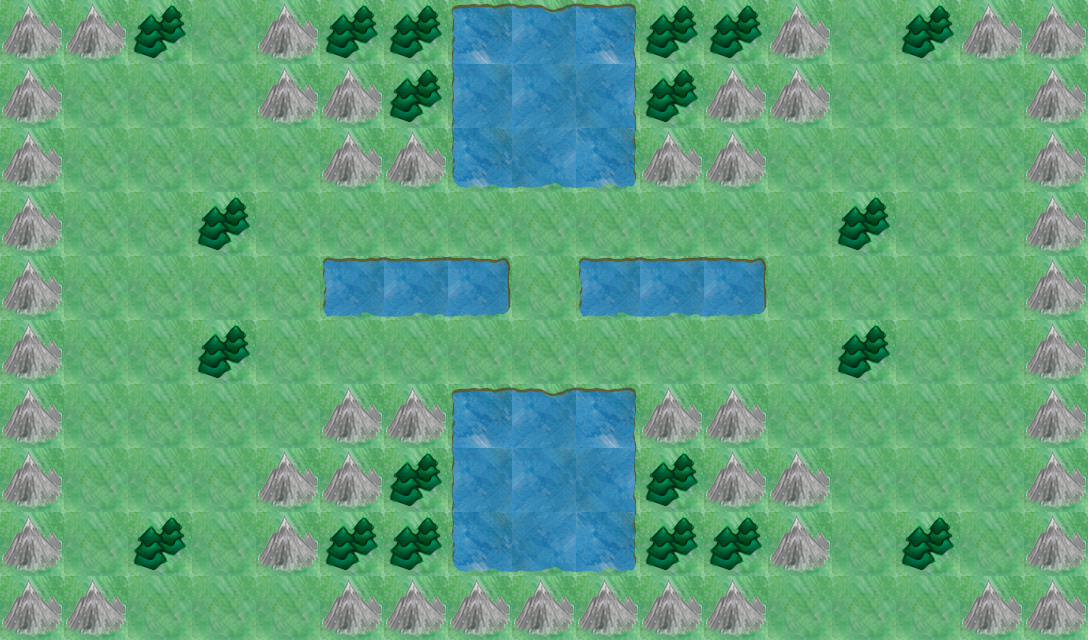

This game map was drawn from its Tiled (.tmx) file and the tilesets committed beside it. A one-line description and the trimmed map source follow:
An orthogonal 17x10 tile map with 64x64 px tiles, 1 tile layer (Background) and 33 objects.

<map version="1.0" orientation="orthogonal" width="17" height="10" tilewidth="64" tileheight="64">
 <tileset firstgid="1" name="TileLayer_background-hd" tilewidth="64" tileheight="64">
  <image source="TileLayer_background-hd.png" width="2048" height="2048" />
  <tile id="0">
   <properties>
    <property name="MovementCost" value="1" />
    <property name="TileType" value="Grass" />
    <property name="defensiveBonus" value="0" />
   </properties>
  </tile>
  <tile id="1">
   <properties>
    <property name="MovementCost" value="2" />
    <property name="TileType" value="Mountain" />
    <property name="defensiveBonus" value="12" />
   </properties>
  </tile>
  <tile id="32">
   <properties>
    <property name="MovementCost" value="4" />
    <property name="TileType" value="River" />
    <property name="defensiveBonus" value="0" />
   </properties>
  </tile>
  <tile id="33">
   <properties>
    <property name="MovementCost" value="1" />
    <property name="TileType" value="Forest" />
    <property name="defensiveBonus" value="6" />
   </properties>
  </tile>
  <tile id="64">
   <properties>
    <property name="MovementCost" value="4" />
    <property name="TileType" value="River" />
    <property name="defensiveBonus" value="0" />
   </properties>
  </tile>
  <tile id="65">
   <properties>
    <property name="MovementCost" value="4" />
    <property name="TileType" value="River" />
    <property name="defensiveBonus" value="0" />
   </properties>
  </tile>
  <tile id="66">
   <properties>
    <property name="MovementCost" value="4" />
    <property name="TileType" value="River" />
    <property name="defensiveBonus" value="0" />
   </properties>
  </tile>
  <tile id="96">
   <properties>
    <property name="MovementCost" value="4" />
    <property name="TileType" value="River" />
    <property name="defensiveBonus" value="0" />
   </properties>
  </tile>
  <tile id="97">
   <properties>
    <property name="MovementCost" value="4" />
    <property name="TileType" value="River" />
    <property name="defensiveBonus" value="0" />
   </properties>
  </tile>
  <tile id="98">
   <properties>
    <property name="MovementCost" value="4" />
    <property name="TileType" value="River" />
    <property name="defensiveBonus" value="0" />
   </properties>
  </tile>
  <tile id="128">
   <properties>
    <property name="MovementCost" value="4" />
    <property name="TileType" value="River" />
    <property name="defensiveBonus" value="0" />
   </properties>
  </tile>
  <tile id="129">
   <properties>
    <property name="MovementCost" value="4" />
    <property name="TileType" value="River" />
    <property name="defensiveBonus" value="0" />
   </properties>
  </tile>
  <tile id="130">
   <properties>
    <property name="MovementCost" value="4" />
    <property name="TileType" value="River" />
    <property name="defensiveBonus" value="0" />
   </properties>
  </tile>
  <tile id="160">
   <properties>
    <property name="MovementCost" value="4" />
    <property name="TileType" value="River" />
    <property name="defensiveBonus" value="0" />
   </properties>
  </tile>
  <tile id="161">
   <properties>
    <property name="MovementCost" value="4" />
    <property name="TileType" value="River" />
    <property name="defensiveBonus" value="0" />
   </properties>
  </tile>
  <tile id="162">
   <properties>
    <property name="MovementCost" value="4" />
    <property name="TileType" value="River" />
    <property name="defensiveBonus" value="0" />
   </properties>
  </tile>
 </tileset>
 <layer name="Background" width="17" height="10">
  <data>[170 cells, 170 non-empty, 15 distinct tile ids]</data>
 </layer>
 <objectgroup name="Units_P1" width="17" height="10">
  <object x="256" y="256" width="64" height="64">
   <properties>
    <property name="Type" value="Priest" />
   </properties>
  </object>
  <object x="128" y="192" width="64" height="64">
   <properties>
    <property name="Type" value="BattleMage" />
   </properties>
  </object>
  <object x="320" y="64" width="64" height="64">
   <properties>
    <property name="Type" value="Scout" />
   </properties>
  </object>
  <object x="256" y="192" width="64" height="64">
   <properties>
    <property name="Type" value="Ranger" />
   </properties>
  </object>
  <object x="320" y="320" width="64" height="64">
   <properties>
    <property name="Type" value="Footman" />
   </properties>
  </object>
  <object x="320" y="192" width="64" height="64">
   <properties>
    <property name="Type" value="Footman" />
   </properties>
  </object>
  <object x="448" y="128" width="64" height="64">
   <properties>
    <property name="Type" value="Boat" />
   </properties>
  </object>
  <object x="256" y="320" width="64" height="64">
   <properties>
    <property name="Type" value="Ranger" />
   </properties>
  </object>
  <object x="128" y="320" width="64" height="64">
   <properties>
    <property name="Type" value="BattleMage" />
   </properties>
  </object>
  <object x="320" y="448" width="64" height="64">
   <properties>
    <property name="Type" value="Scout" />
   </properties>
  </object>
 </objectgroup>
 <objectgroup name="Units_P2" width="17" height="10">
  <object x="704" y="192" width="64" height="64">
   <properties>
    <property name="Type" value="Footman" />
   </properties>
  </object>
  <object x="704" y="320" width="64" height="64">
   <properties>
    <property name="Type" value="Footman" />
   </properties>
  </object>
  <object x="768" y="320" width="64" height="64">
   <properties>
    <property name="Type" value="Priest" />
   </properties>
  </object>
  <object x="704" y="64" width="64" height="64">
   <properties>
    <property name="Type" value="Scout" />
   </properties>
  </object>
  <object x="768" y="256" width="64" height="64">
   <properties>
    <property name="Type" value="Ranger" />
   </properties>
  </object>
  <object x="896" y="320" width="64" height="64">
   <properties>
    <property name="Type" value="BattleMage" />
   </properties>
  </object>
  <object x="576" y="384" width="64" height="64">
   <properties>
    <property name="Type" value="Boat" />
   </properties>
  </object>
  <object x="704" y="448" width="64" height="64">
   <properties>
    <property name="Type" value="Scout" />
   </properties>
  </object>
  <object x="768" y="192" width="64" height="64">
   <properties>
    <property name="Type" value="Priest" />
   </properties>
  </object>
  <object x="896" y="192" width="64" height="64">
   <properties>
    <property name="Type" value="BattleMage" />
   </properties>
  </object>
 </objectgroup>
 <objectgroup name="Buildings_P1" width="17" height="10">
  <object x="64" y="192" width="64" height="128">
   <properties>
    <property name="Type" value="Castle" />
   </properties>
  </object>
  <object x="192" y="512" width="64" height="64">
   <properties>
    <property name="Type" value="Barracks" />
   </properties>
  </object>
  <object x="448" y="192" width="64" height="64">
   <properties>
    <property name="Type" value="Barracks" />
   </properties>
  </object>
  <object x="448" y="320" width="64" height="64">
   <properties>
    <property name="Type" value="Barracks" />
   </properties>
  </object>
  <object x="192" y="64" width="64" height="64">
   <properties>
    <property name="Type" value="Barracks" />
   </properties>
  </object>
 </objectgroup>
 <objectgroup name="Buildings_P2" width="17" height="10">
  <object x="960" y="192" width="64" height="128">
   <properties>
    <property name="Type" value="Castle" />
   </properties>
  </object>
  <object x="832" y="512" width="64" height="64">
   <properties>
    <property name="Type" value="Barracks" />
   </properties>
  </object>
  </objectgroup>
 <objectgroup name="Buildings_P5" width="17" height="10">
  <!-- 3 objects omitted --></objectgroup>
</map>
<!-- 6 of 33 objects omitted -->
